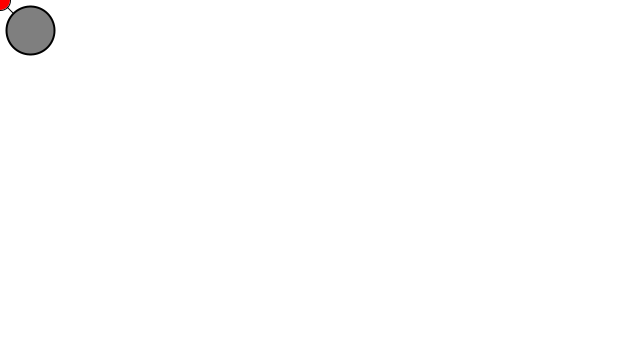
Frame 1 (no input)
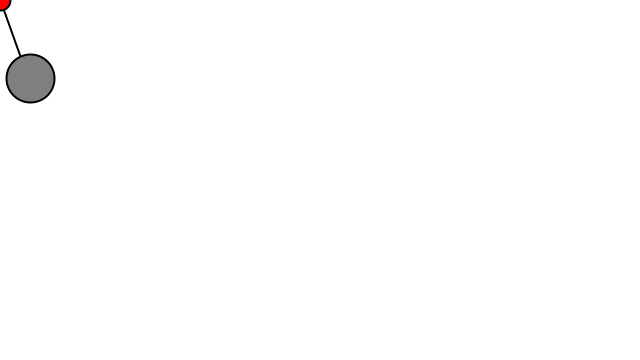
Frame 60 (the mouse pressed at the canvas centre just before this capture)
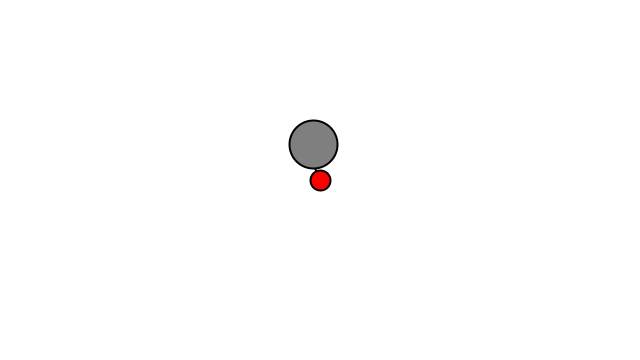
Frame 120 (the mouse held since frame 60 and released just before this capture)

The Processing sketch that drew these frames (run headless with seeded random() and noise(); from frame 60 on, the mouse is pressed at the canvas centre):

// Processing sketch: hopik
// ── hopik.pde
Mover m;

void setup() {
  size(640, 360);
  m = new Mover();
}

void draw() {
  background(255);
  line(m.location.x, m.location.y,mouseX,mouseY);
  fill(255,0,0);
  ellipse(mouseX,mouseY,20,20);
  PVector g= new PVector(0, 0.5);
  m.applyForce(g);
  
 
 // PVector wind= new PVector(0.2, 0);
  //m.applyForce(wind);
  

  m.update();
  m.display();
  m.checkEdges();
}
void mousePressed(){
  PVector mouse = new PVector(mouseX,mouseY);
  PVector shoot = PVector.sub(mouse, m.location);
  shoot.setMag(5);
  m.applyForce(shoot);
}

// ── Mover.pde
class Mover {

  PVector location;
  PVector velocity;
  PVector acceleration;

  Mover() {
    location = new PVector(30, 30);
    velocity = new PVector(0,0);
    acceleration = new PVector(0,0);
  }
  void applyForce(PVector force){
    acceleration.add(force);
    
} 


void update() {
  velocity.add(acceleration);
  location.add(velocity);
  acceleration.mult(0);
}

void display() {
  stroke(0);
  strokeWeight(2);
  fill(127);
  ellipse(location.x, location.y, 48, 48);
}

void checkEdges() {

  if (location.x > width) {
    location.x = width;
    velocity.x *= -1;
  } else if (location.x < 0) {
    velocity.x *= -1;
    location.x = 0;
  }

  if (location.y > height) {
    velocity.y *= -1;
    location.y = height;
  }
}

}
